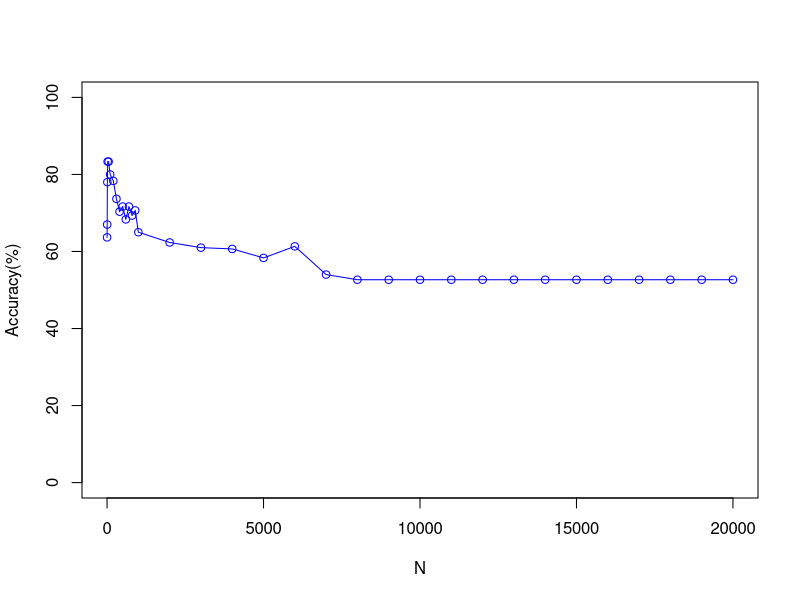

Write R code to recreate this figure.
# Author : G Asish Kumar*/
# Description: Plot that shows the comparison of Accuracy vs No of Top features Selected for 
# 			   Pearson having K=1 and With Out Normalisation of the features 

 x <- c(1, 5, 10, 20, 50, 100, 200, 300, 400, 500, 600, 700, 800, 900, 1000, 2000, 3000, 4000, 5000, 6000, 7000, 8000, 9000, 10000, 11000, 12000, 13000, 14000, 15000, 16000, 17000, 18000, 19000, 20000)
 y <- c(63.66666667,
67,
78,
83.33333333,
83.33333333,
80,
78.33333333,
73.66666667,
70.33333333,
71.66666667,
68.33333333,
71.66666667,
69.33333333,
70.66666667,
65,
62.33333333,
61,
60.66666667,
58.33333333,
61.33333333,
54,
52.66666667,
52.66666667,
52.66666667,
52.66666667,
52.66666667,
52.66666667,
52.66666667,
52.66666667,
52.66666667,
52.66666667,
52.66666667,
52.66666667,
52.66666667)
 plot(x, y, type='o', pch=1, col="blue", xlab="N", ylab="Accuracy(%)", ylim=c(0, 100), xlim=c(0,20000))
